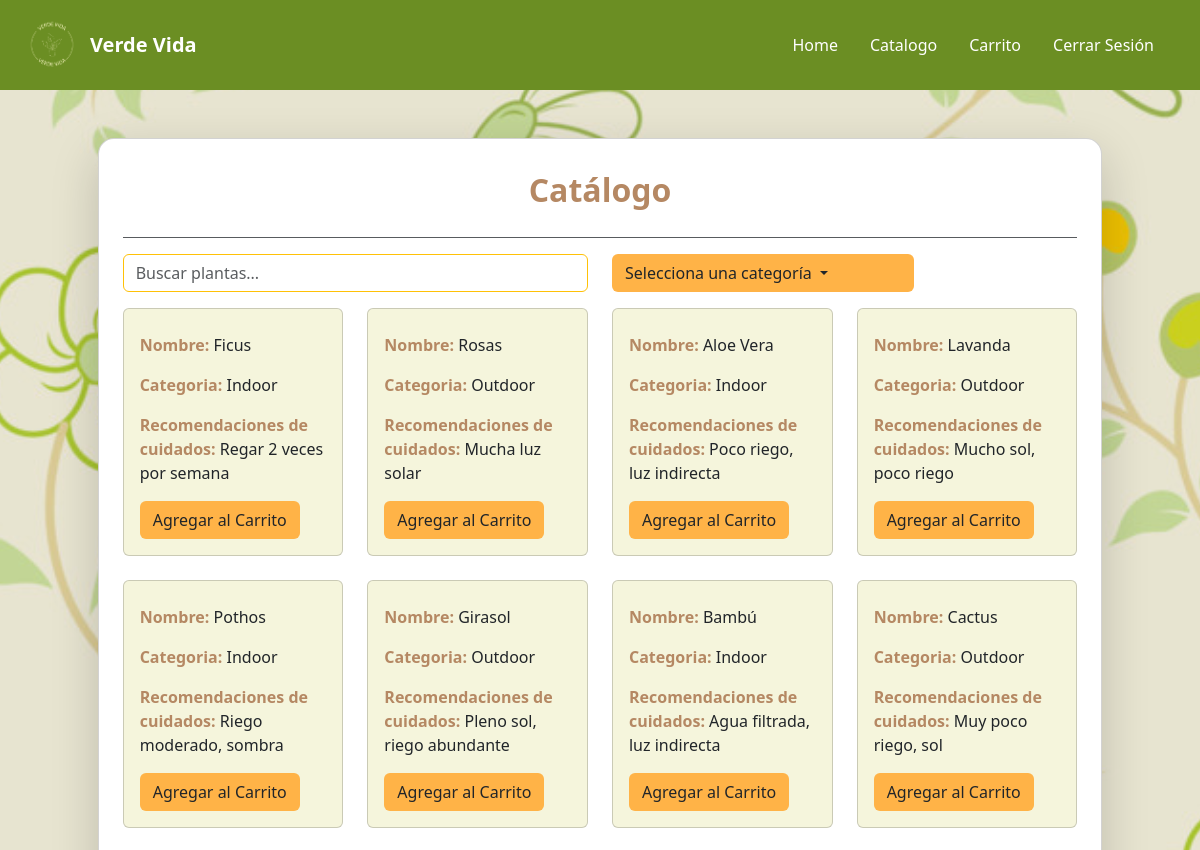
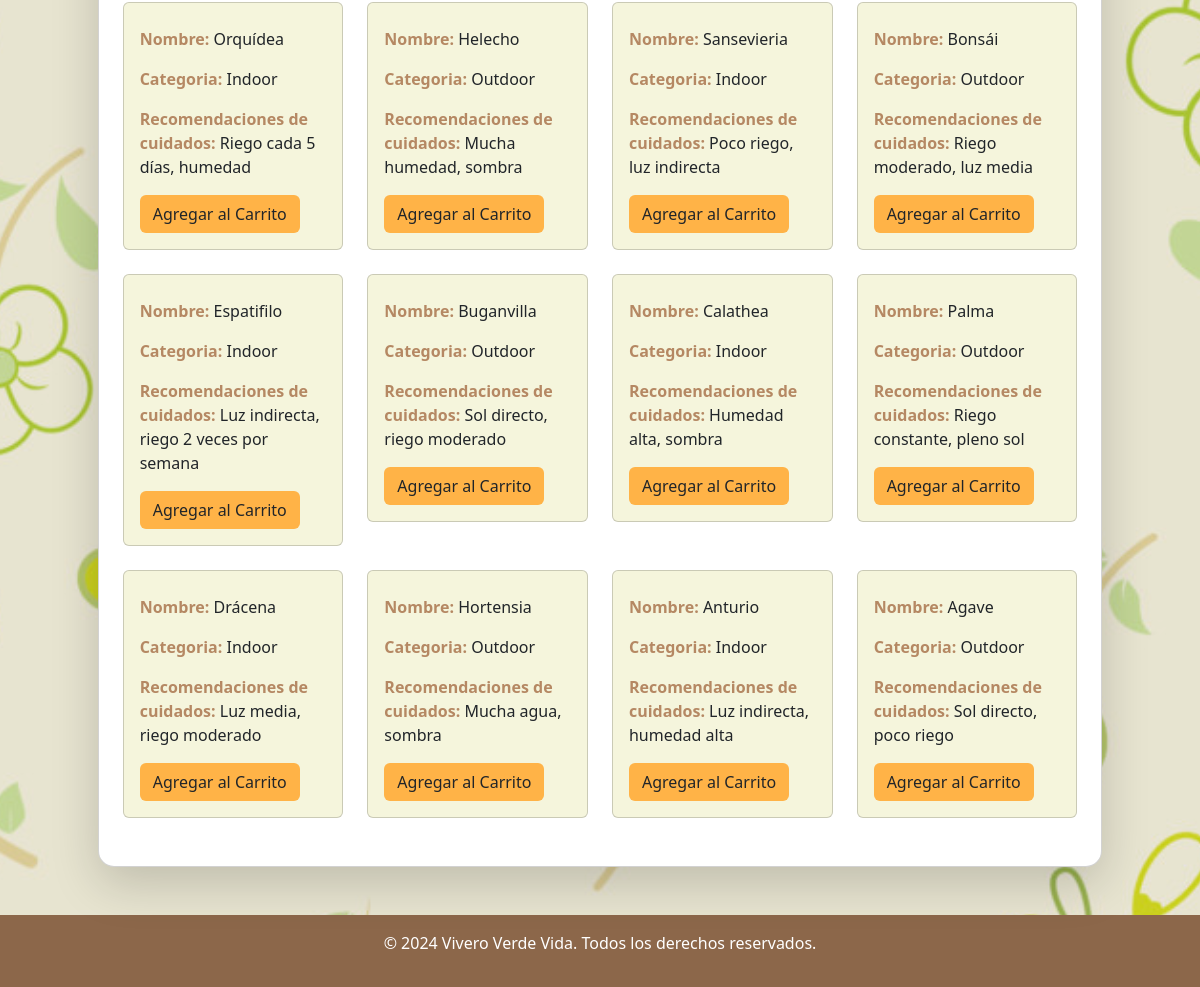
The app's page /inventory/catalogoPlantas/ (signed in) with its own data (2 pictures, top to bottom).
### Inventory/models.py (models this page shows, shortened)
class Plant(models.Model):
    plant_id = models.AutoField(primary_key=True, verbose_name="Id")
    category_id = models.ForeignKey(Categorie, on_delete=models.CASCADE, verbose_name='Categorie')
    plant_name = models.CharField(max_length=30, verbose_name="Plant Name")
    care = models.CharField(max_length=1000, verbose_name="Care")
    price = models.IntegerField(validators=[MinValueValidator(0)], verbose_name="Price")
    stock = models.IntegerField(validators=[MinValueValidator(0)], verbose_name="Stock")

class Categorie(models.Model):
    category_id = models.AutoField(primary_key=True, verbose_name="Id")
    category = models.CharField(max_length=30, verbose_name="Category")
    def __str__(self):
        return self.category

### Inventory/views.py (the view)
# urls.py: path('catalogoPlantas/', views.catalogoPlantas, name='catalogoPlantas'),
@login_required
def catalogoPlantas(request):
    plants = Plant.objects.all()
    categories = Categorie.objects.all()
    return render(request, 'Catalogo/catalogoPlantas.html', {'plants': plants, 'categories': categories})

### Inventory/templates/Catalogo/catalogoPlantas.html (shortened to what this page needs)
{% extends 'base.html' %}
{% load static %}
{% block content %}
<div class="container-fluid d-flex justify-content-center align-items-center min-vh-120 px-3">
    <div class="card shadow-lg rounded-4 p-4 m-4 col-lg-11 col-md-10 col-sm-12" style="background-color:white;">
        <h2 class="text-center fw-bold mt-2 mb-4" style="color: #b58863;">Catálogo</h2>
        <hr class="border-1 opacity-75 mt-1">
         <div class="row mb-3 align-items-center">
            <div class="col-md-6">
                <form method="GET" action="{% url 'catalogoBuscar' %}">
                    <input type="text" class="form-control border-warning" name="buscarPlanta"
                        placeholder="Buscar plantas..." value="{{ query|default:'' }}">
                </form>
            </div>
            <div class="col-md-4">
                <div class="dropdown w-100">
                    <button type="button" class="btn dropdown-toggle w-100 text-start"
                            style="background-color: rgb(255,179,71);"
                            data-bs-toggle="dropdown"
                            aria-expanded="false"
                            id="categoryDropdown">
                        {% if categoria %}
                            {{ categoria.category }}
                        {% else %}
                            Selecciona una categoría
                        {% endif %}
                    </button>
                </div>
            </div>
        </div>
        <div class="row">
            {% for planta in plants %}
            <div class="col-lg-3 col-md-4 col-sm-6 mb-4">
                <div class="card" style="background-color:#f5f5dc;">
                    <div class="card-body">
                        <p class="card-text">
                            <span class="fw-bold" style="color: #b58863;">Nombre:</span> {{ planta.plant_name }}
                        </p>
                        <p class="card-text">
                            <span class="fw-bold" style="color: #b58863;">Categoria:</span> {{ planta.category_id }}
                        </p>
                        <p class="card-text">
                            <span class="fw-bold" style="color: #b58863;">Recomendaciones de cuidados:</span> {{ planta.care }}
                        </p>
                        <a href="{% url 'add_to_cart' planta.plant_id %}" class="btn" style="background-color: rgb(255,179,71);">Agregar al Carrito</a>
                    </div>
                </div>
            </div>
            {% empty %}
            <p class="text-center">No hay plantas disponibles.</p>
            {% endfor %}
        </div>
{% endblock %}

### Vivero/templates/base.html (style rules this page uses)
.bg-image { background: url('/static/img/pagflores.jpg') no-repeat center center fixed; background-size: cover !important; background-color: rgba(82, 66, 9, 0.1); background-blend-mode: darken; }

### records on screen
Plant: plant_name "Ficus", category_id "Indoor", care "Regar 2 veces por semana"
Plant: plant_name "Rosas", category_id "Outdoor", care "Mucha luz solar"
Plant: plant_name "Aloe Vera", category_id "Indoor", care "Poco riego, luz indirecta"
Plant: plant_name "Lavanda", category_id "Outdoor", care "Mucho sol, poco riego"
Plant: plant_name "Pothos", category_id "Indoor", care "Riego moderado, sombra"
Plant: plant_name "Girasol", category_id "Outdoor", care "Pleno sol, riego abundante"
Plant: plant_name "Bambú", category_id "Indoor", care "Agua filtrada, luz indirecta"
Plant: plant_name "Cactus", category_id "Outdoor", care "Muy poco riego, sol"
Plant: plant_name "Orquídea", category_id "Indoor", care "Riego cada 5 días, humedad"
Plant: plant_name "Helecho", category_id "Outdoor", care "Mucha humedad, sombra"
Plant: plant_name "Sansevieria", category_id "Indoor", care "Poco riego, luz indirecta"
Plant: plant_name "Bonsái", category_id "Outdoor", care "Riego moderado, luz media"
Plant: plant_name "Espatifilo", category_id "Indoor", care "Luz indirecta, riego 2 veces por semana"
Plant: plant_name "Buganvilla", category_id "Outdoor", care "Sol directo, riego moderado"
Plant: plant_name "Calathea", category_id "Indoor", care "Humedad alta, sombra"
Plant: plant_name "Palma", category_id "Outdoor", care "Riego constante, pleno sol"
Plant: plant_name "Drácena", category_id "Indoor", care "Luz media, riego moderado"
Plant: plant_name "Hortensia", category_id "Outdoor", care "Mucha agua, sombra"
Plant: plant_name "Anturio", category_id "Indoor", care "Luz indirecta, humedad alta"
Plant: plant_name "Agave", category_id "Outdoor", care "Sol directo, poco riego"
